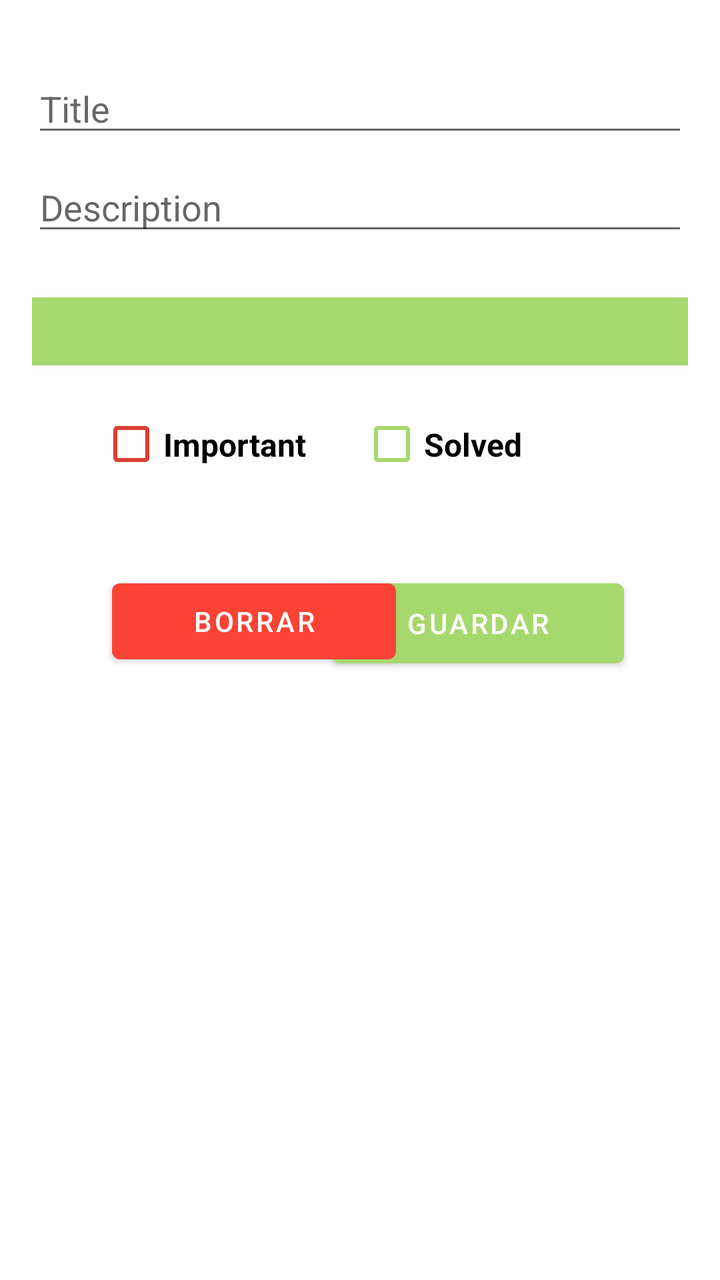
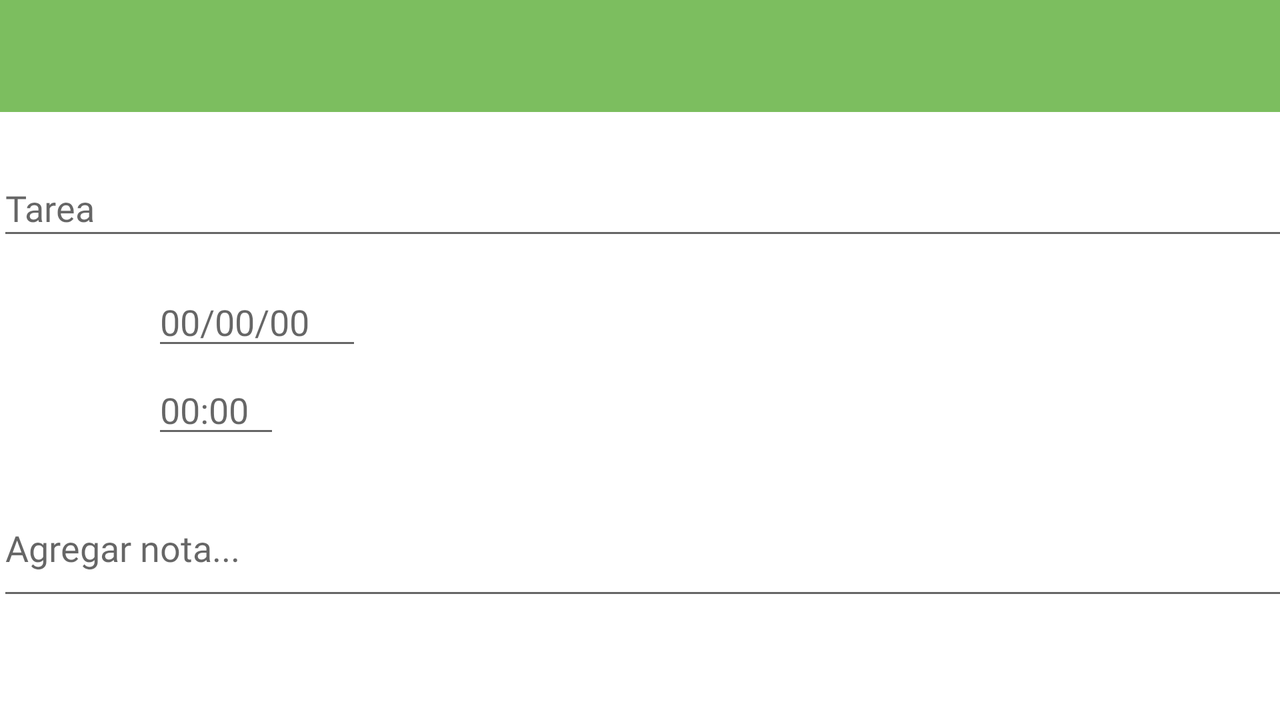

An Android layout and its configuration variant, each rendered on a device that would load it. The default file and the variant file are quoted in full after the pictures.
<!-- AndroidManifest.xml: application theme Theme.Tasklist -->
<!-- res/layout/fragment_edit_note.xml -->
<?xml version="1.0" encoding="utf-8"?>
<androidx.constraintlayout.widget.ConstraintLayout xmlns:android="http://schemas.android.com/apk/res/android"
    xmlns:app="http://schemas.android.com/apk/res-auto"
    xmlns:tools="http://schemas.android.com/tools"
    android:id="@+id/linearLayout3"
    android:layout_width="match_parent"
    android:layout_height="match_parent"
    android:layout_margin="16dp">

    <EditText
        android:id="@+id/task_title_edit"
        android:layout_width="0dp"
        android:layout_height="wrap_content"
        android:layout_marginTop="16dp"
        android:hint="Title"
        app:layout_constraintEnd_toEndOf="parent"
        app:layout_constraintHorizontal_bias="0.0"
        app:layout_constraintStart_toStartOf="parent"
        app:layout_constraintTop_toTopOf="parent" />

    <EditText
        android:id="@+id/task_description_edit"
        android:layout_width="0dp"
        android:layout_height="wrap_content"
        android:layout_marginTop="8dp"
        android:hint="Description"
        app:layout_constraintEnd_toEndOf="parent"
        app:layout_constraintHorizontal_bias="0.0"
        app:layout_constraintStart_toStartOf="parent"
        app:layout_constraintTop_toBottomOf="@+id/task_title_edit" />

    <Button
        android:id="@+id/task_date_edit"
        android:layout_width="349dp"
        android:layout_height="46dp"
        android:layout_marginTop="20dp"
        app:backgroundTint="@color/brightGreen"
        app:layout_constraintEnd_toEndOf="parent"
        app:layout_constraintStart_toStartOf="parent"
        app:layout_constraintTop_toBottomOf="@+id/task_description_edit" />

    <CheckBox
        android:id="@+id/task_finish_edit"
        android:layout_width="112dp"
        android:layout_height="39dp"
        android:layout_marginTop="80dp"
        android:layout_marginEnd="52dp"
        android:layout_marginRight="52dp"
        android:checked="false"
        android:text="Solved"
        android:textSize="16sp"
        android:textStyle="bold"
        app:buttonTint="@color/brightGreen"
        app:layout_constraintEnd_toEndOf="parent"
        app:layout_constraintTop_toBottomOf="@+id/task_description_edit" />

    <CheckBox
        android:id="@+id/task_important_edit"
        android:layout_width="112dp"
        android:layout_height="39dp"
        android:layout_marginStart="16dp"
        android:layout_marginLeft="16dp"
        android:layout_marginTop="80dp"
        android:text="Important"
        android:textSize="16sp"
        android:textStyle="bold"
        app:buttonTint="#D83E32"
        app:layout_constraintEnd_toStartOf="@+id/task_finish_edit"
        app:layout_constraintHorizontal_bias="0.492"
        app:layout_constraintStart_toStartOf="parent"
        app:layout_constraintTop_toBottomOf="@+id/task_description_edit" />

    <Button
        android:id="@+id/task_save_edit"
        android:layout_width="146dp"
        android:layout_height="52dp"
        android:layout_marginTop="44dp"
        android:layout_marginEnd="32dp"
        android:layout_marginRight="32dp"
        android:text="@string/save_task"
        app:backgroundTint="@color/brightGreen"
        app:layout_constraintEnd_toEndOf="parent"
        app:layout_constraintTop_toBottomOf="@+id/task_finish_edit" />

    <Button
        android:id="@+id/task_delete_edit"
        android:layout_width="142dp"
        android:layout_height="50dp"
        android:layout_marginStart="40dp"
        android:layout_marginLeft="40dp"
        android:layout_marginTop="44dp"
        android:text="@string/delete_task"
        app:backgroundTint="@color/red"
        app:layout_constraintStart_toStartOf="parent"
        app:layout_constraintTop_toBottomOf="@+id/task_finish_edit" />

</androidx.constraintlayout.widget.ConstraintLayout>
<!-- resources referenced by this layout -->
<resources>
  <color name="brightGreen">#FFa7d86d</color>
  <color name="red">#FA4335</color>
  <string name="delete_task">BORRAR</string>
  <string name="save_task">GUARDAR</string>
  <style name="Theme.Tasklist" parent="Theme.MaterialComponents.DayNight.DarkActionBar">
          
          <item name="colorPrimary">@color/grassGreen</item>
          <item name="colorPrimaryVariant">@color/bottleGreen</item>
          <item name="colorOnPrimary">@color/white</item>
          
          <item name="colorSecondary">@color/teal_200</item>
          <item name="colorSecondaryVariant">@color/teal_700</item>
          <item name="colorOnSecondary">@color/black</item>
          
          <item name="android:statusBarColor" tools:targetApi="l">?attr/colorPrimaryVariant</item>
          
      </style>
  <color name="grassGreen">#FF7cbe5f</color>
  <color name="bottleGreen">#FF52a551</color>
  <color name="white">#FFFFFFFF</color>
  <color name="teal_200">#00D1A8</color>
  <color name="teal_700">#02A585</color>
  <color name="black">#FF000000</color>
</resources>
<!-- res/layout-land/fragment_edit_note.xml (the repository's variant of the layout above) -->
<!-- drawn on the phone turned sideways -->
<?xml version="1.0" encoding="utf-8"?>
<androidx.constraintlayout.widget.ConstraintLayout xmlns:android="http://schemas.android.com/apk/res/android"
    xmlns:app="http://schemas.android.com/apk/res-auto"
    xmlns:tools="http://schemas.android.com/tools"
    android:id="@+id/linearLayout3"
    android:layout_width="match_parent"
    android:layout_height="match_parent"
    android:layout_margin="0dp"
    tools:context=".ui.ViewTaskActivity"
    android:orientation="horizontal">

    <androidx.appcompat.widget.Toolbar
        android:id="@+id/toolbar_edit"
        android:layout_width="match_parent"
        android:layout_height="wrap_content"
        android:background="?attr/colorPrimary"
        android:minHeight="?attr/actionBarSize"
        android:theme="?attr/actionBarTheme"
        app:layout_constraintEnd_toEndOf="parent"
        app:layout_constraintStart_toStartOf="parent"
        app:layout_constraintTop_toTopOf="parent" />

    <EditText
        android:id="@+id/task_description_edit"
        android:layout_width="682dp"
        android:layout_height="65dp"
        android:layout_marginStart="24dp"
        android:layout_marginTop="16dp"
        android:fontFamily="@font/imprima"
        android:hint="Agregar nota..."
        android:lines="3"
        android:maxLines="10"
        app:layout_constraintEnd_toEndOf="parent"
        app:layout_constraintHorizontal_bias="0.39"
        app:layout_constraintStart_toStartOf="parent"
        app:layout_constraintTop_toBottomOf="@+id/task_hour_edit" />

    <EditText
        android:id="@+id/task_hour_edit"
        android:layout_width="64dp"
        android:layout_height="40dp"
        android:layout_marginStart="12dp"
        android:layout_marginTop="4dp"
        android:ems="10"
        android:hint="00:00"
        android:inputType="date"
        app:layout_constraintStart_toEndOf="@+id/imageViewCalendar"
        app:layout_constraintTop_toBottomOf="@+id/task_date_edit" />

    <ImageView
        android:id="@+id/imageViewHour"
        android:layout_width="40dp"
        android:layout_height="40dp"
        android:layout_marginStart="24dp"
        android:layout_marginTop="4dp"
        app:layout_constraintStart_toStartOf="parent"
        app:layout_constraintTop_toBottomOf="@+id/imageViewCalendar"
        app:srcCompat="@drawable/ic_baseline_more_time_24" />

    <EditText
        android:id="@+id/task_title_edit"
        android:layout_width="682dp"
        android:layout_height="45dp"
        android:layout_marginStart="24dp"
        android:layout_marginTop="24dp"
        android:fontFamily="@font/imprima"
        android:hint="Tarea"
        android:lines="1"
        android:maxLines="10"
        app:layout_constraintEnd_toEndOf="parent"
        app:layout_constraintHorizontal_bias="0.39"
        app:layout_constraintStart_toStartOf="parent"
        app:layout_constraintTop_toBottomOf="@+id/toolbar_edit" />

    <EditText
        android:id="@+id/task_date_edit"
        android:layout_width="105dp"
        android:layout_height="39dp"
        android:layout_marginStart="12dp"
        android:layout_marginTop="16dp"
        android:ems="10"
        android:hint="00/00/00"
        android:inputType="date"
        app:layout_constraintStart_toEndOf="@+id/imageViewCalendar"
        app:layout_constraintTop_toBottomOf="@+id/task_title_edit" />

    <ImageView
        android:id="@+id/imageViewCalendar"
        android:layout_width="40dp"
        android:layout_height="40dp"
        android:layout_marginStart="24dp"
        android:layout_marginTop="16dp"
        app:layout_constraintStart_toStartOf="parent"
        app:layout_constraintTop_toBottomOf="@+id/task_title_edit"
        app:srcCompat="@drawable/ic_baseline_today_24" />

</androidx.constraintlayout.widget.ConstraintLayout>
<!-- resources referenced by the variant -->
<!-- as the phone turned sideways resolves them -->
<resources>
  <style name="Theme.Tasklist" parent="Theme.MaterialComponents.DayNight.DarkActionBar">
          
          <item name="colorPrimary">@color/grassGreen</item>
          <item name="colorPrimaryVariant">@color/bottleGreen</item>
          <item name="colorOnPrimary">@color/white</item>
          
          <item name="colorSecondary">@color/teal_200</item>
          <item name="colorSecondaryVariant">@color/teal_700</item>
          <item name="colorOnSecondary">@color/black</item>
          
          <item name="android:statusBarColor" tools:targetApi="l">?attr/colorPrimaryVariant</item>
          
      </style>
  <color name="grassGreen">#FF7cbe5f</color>
  <color name="bottleGreen">#FF52a551</color>
  <color name="white">#FFFFFFFF</color>
  <color name="teal_200">#00D1A8</color>
  <color name="teal_700">#02A585</color>
  <color name="black">#FF000000</color>
</resources>
